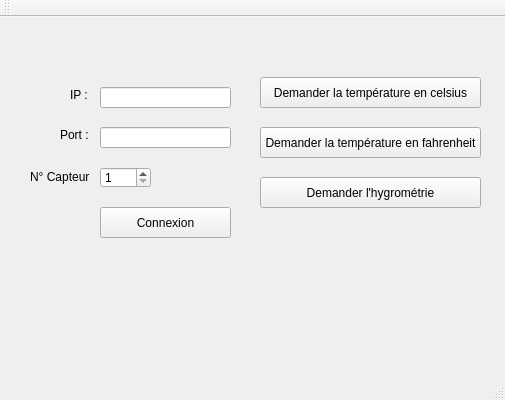
<?xml version="1.0" encoding="UTF-8"?>
<ui version="4.0">
 <class>ClientTCPIPClass</class>
 <widget class="QMainWindow" name="ClientTCPIPClass">
  <property name="geometry">
   <rect>
    <x>0</x>
    <y>0</y>
    <width>505</width>
    <height>400</height>
   </rect>
  </property>
  <property name="windowTitle">
   <string>Client </string>
  </property>
  <widget class="QWidget" name="centralWidget">
   <widget class="QPushButton" name="pushBtnConnect">
    <property name="geometry">
     <rect>
      <x>100</x>
      <y>190</y>
      <width>131</width>
      <height>31</height>
     </rect>
    </property>
    <property name="text">
     <string>Connexion</string>
    </property>
   </widget>
   <widget class="QLabel" name="labelStatus">
    <property name="geometry">
     <rect>
      <x>20</x>
      <y>30</y>
      <width>281</width>
      <height>21</height>
     </rect>
    </property>
    <property name="text">
     <string/>
    </property>
   </widget>
   <widget class="QLineEdit" name="lineEditIP">
    <property name="geometry">
     <rect>
      <x>100</x>
      <y>70</y>
      <width>131</width>
      <height>21</height>
     </rect>
    </property>
    <property name="text">
     <string/>
    </property>
   </widget>
   <widget class="QLineEdit" name="lineEditPort">
    <property name="geometry">
     <rect>
      <x>100</x>
      <y>110</y>
      <width>131</width>
      <height>21</height>
     </rect>
    </property>
   </widget>
   <widget class="QLabel" name="labelIP">
    <property name="geometry">
     <rect>
      <x>70</x>
      <y>70</y>
      <width>21</width>
      <height>16</height>
     </rect>
    </property>
    <property name="text">
     <string>IP :</string>
    </property>
   </widget>
   <widget class="QLabel" name="labelPort">
    <property name="geometry">
     <rect>
      <x>60</x>
      <y>110</y>
      <width>31</width>
      <height>16</height>
     </rect>
    </property>
    <property name="text">
     <string>Port :</string>
    </property>
   </widget>
   <widget class="QLabel" name="label_error">
    <property name="geometry">
     <rect>
      <x>50</x>
      <y>210</y>
      <width>231</width>
      <height>31</height>
     </rect>
    </property>
    <property name="text">
     <string/>
    </property>
   </widget>
   <widget class="QPushButton" name="pushBtnCelsius">
    <property name="geometry">
     <rect>
      <x>260</x>
      <y>60</y>
      <width>221</width>
      <height>31</height>
     </rect>
    </property>
    <property name="text">
     <string>Demander la température en celsius</string>
    </property>
   </widget>
   <widget class="QPushButton" name="pushBtnFahrenheit">
    <property name="geometry">
     <rect>
      <x>260</x>
      <y>110</y>
      <width>221</width>
      <height>31</height>
     </rect>
    </property>
    <property name="text">
     <string>Demander la température en fahrenheit</string>
    </property>
   </widget>
   <widget class="QPushButton" name="pushBtnHygrometie">
    <property name="geometry">
     <rect>
      <x>260</x>
      <y>160</y>
      <width>221</width>
      <height>31</height>
     </rect>
    </property>
    <property name="text">
     <string>Demander l'hygrométrie</string>
    </property>
   </widget>
   <widget class="QLabel" name="labelCapteur">
    <property name="geometry">
     <rect>
      <x>30</x>
      <y>150</y>
      <width>61</width>
      <height>20</height>
     </rect>
    </property>
    <property name="text">
     <string>N° Capteur </string>
    </property>
   </widget>
   <widget class="QSpinBox" name="numcapteur">
    <property name="geometry">
     <rect>
      <x>100</x>
      <y>150</y>
      <width>51</width>
      <height>21</height>
     </rect>
    </property>
    <property name="minimum">
     <number>1</number>
    </property>
   </widget>
  </widget>
  <widget class="QMenuBar" name="menuBar">
   <property name="geometry">
    <rect>
     <x>0</x>
     <y>0</y>
     <width>505</width>
     <height>22</height>
    </rect>
   </property>
  </widget>
  <widget class="QToolBar" name="mainToolBar">
   <attribute name="toolBarArea">
    <enum>TopToolBarArea</enum>
   </attribute>
   <attribute name="toolBarBreak">
    <bool>false</bool>
   </attribute>
  </widget>
  <widget class="QStatusBar" name="statusBar"/>
 </widget>
 <layoutdefault spacing="6" margin="11"/>
 <resources>
  <include location="ClientTCPIP.qrc"/>
 </resources>
 <connections>
  <connection>
   <sender>pushBtnConnect</sender>
   <signal>clicked()</signal>
   <receiver>ClientTCPIPClass</receiver>
   <slot>onConnectButtonClicked()</slot>
   <hints>
    <hint type="sourcelabel">
     <x>165</x>
     <y>199</y>
    </hint>
    <hint type="destinationlabel">
     <x>299</x>
     <y>199</y>
    </hint>
   </hints>
  </connection>
  <connection>
   <sender>pushBtnCelsius</sender>
   <signal>clicked()</signal>
   <receiver>ClientTCPIPClass</receiver>
   <slot>onSendCelsiusButtonClicked()</slot>
   <hints>
    <hint type="sourcelabel">
     <x>370</x>
     <y>109</y>
    </hint>
    <hint type="destinationlabel">
     <x>252</x>
     <y>199</y>
    </hint>
   </hints>
  </connection>
  <connection>
   <sender>pushBtnFahrenheit</sender>
   <signal>clicked()</signal>
   <receiver>ClientTCPIPClass</receiver>
   <slot>onSendFarhenheitButtonClicked()</slot>
   <hints>
    <hint type="sourcelabel">
     <x>370</x>
     <y>159</y>
    </hint>
    <hint type="destinationlabel">
     <x>252</x>
     <y>199</y>
    </hint>
   </hints>
  </connection>
  <connection>
   <sender>pushBtnHygrometie</sender>
   <signal>clicked()</signal>
   <receiver>ClientTCPIPClass</receiver>
   <slot>onSendHygrometrieButtonClicked()</slot>
   <hints>
    <hint type="sourcelabel">
     <x>370</x>
     <y>209</y>
    </hint>
    <hint type="destinationlabel">
     <x>252</x>
     <y>199</y>
    </hint>
   </hints>
  </connection>
 </connections>
 <slots>
  <slot>onConnectButtonClicked()</slot>
  <slot>onSendMessageButtonClicked()</slot>
  <slot>onSendCelsiusButtonClicked()</slot>
  <slot>onSendFarhenheitButtonClicked()</slot>
  <slot>onSendHygrometrieButtonClicked()</slot>
 </slots>
</ui>
